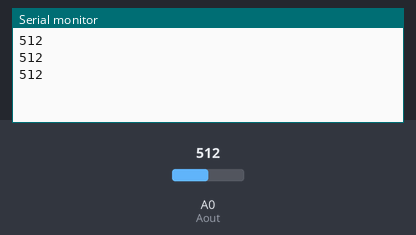
The sketch below on a simulated Arduino Nano, built with avr-gcc and run on an emulated ATmega328P. Shown: the last lines printed to the serial monitor. Inputs (shaded band) come from the test bench; at power-on: A0 (Aout) = 512.

Above: at 1.3 s.
1.4 s: A0 (Aout) set to 716
At 1.9 s:
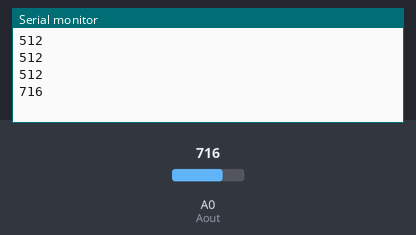
2.9 s: A0 (Aout) set to 900
At 3.4 s:
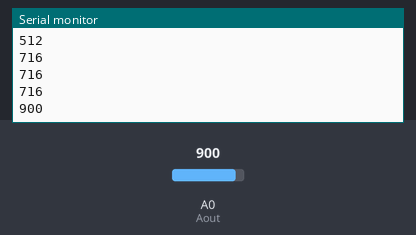
Timing chart, 0 to 5.9 s (numbered marks = the images above; inputs shaded):
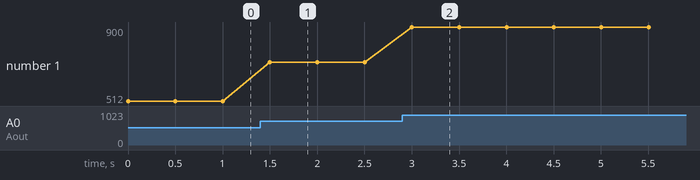

Measured:
- after the input at 1.4 s, the serial monitor: prints a new line after 0.10 s (image 1)
- after the input at 2.9 s, the serial monitor: prints a new line after 0.10 s (image 2)
- plotted number 1: 512 → 716 after the input at 1.4 s, 716 → 900 after the input at 2.9 s

The sketch:

MQ-135.ino
```cpp
#define Aout A0//MQ-135 AO 接 Arduino Nano A0

int temp = 0;//宣告temp為0

void setup() {//啟用或reset時觸發
  Serial.begin(9600);//設定baud為9600
  pinMode(Aout, INPUT);//定義A0為輸出
}

void loop() {//啟動後持續進行迴圈
  temp = analogRead(Aout);//讀取analogRead(Aout)值存為temp
  Serial.println(temp);//輸出temp的數據
  delay(500);//延遲0.5s
}
```
